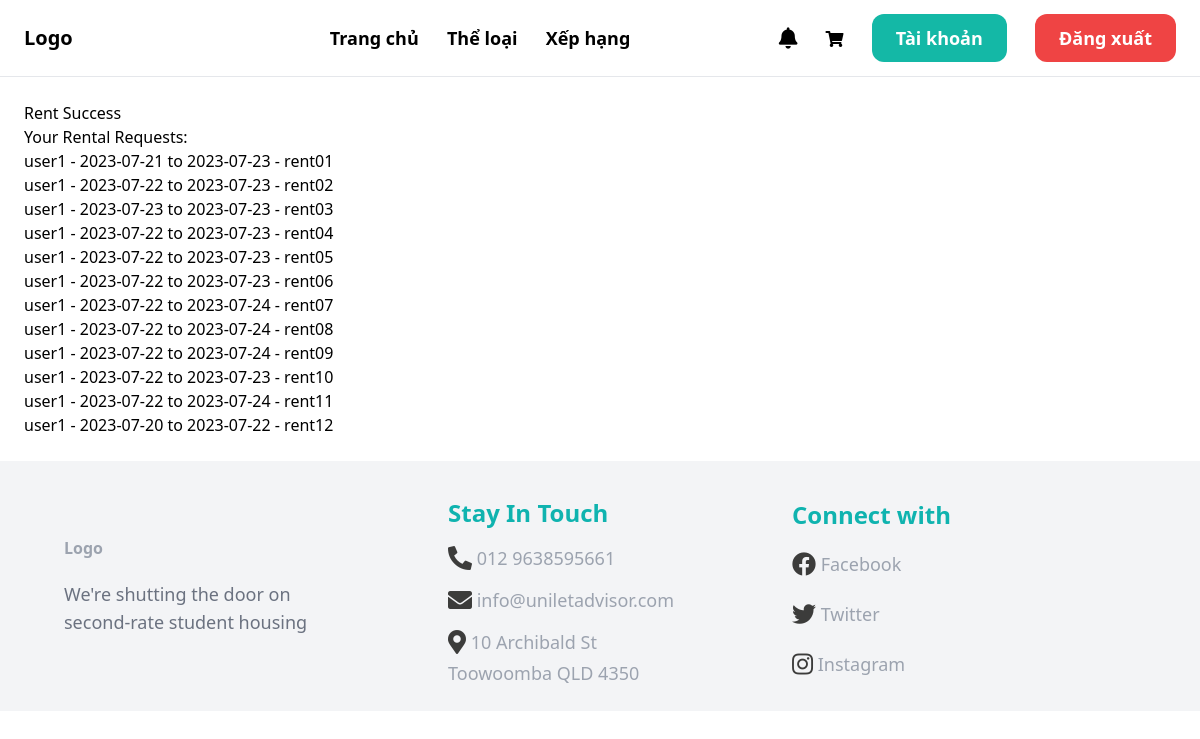
Screenshot of /rent/rent_success/ (signed in) with the database file from the repository.
### rent/models.py (models this page shows, shortened)
class RentBoardgame(models.Model):
    ORDER_STATUS_CHOICES = [
    ('pending', 'Pending'),
    ('accepted', 'Accepted'),
    ('canceled', 'Canceled'),
]
    RENTAL_STATUS_CHOICES = [
        ('active', 'Active'),
        ('replied', 'Replied'),
        ('expired', 'Expired'),
    ]
    rid = models.CharField(primary_key=True, max_length=20, unique=True)
    renter = models.ForeignKey(User, on_delete=models.SET_NULL, null=True)
    start_date = models.DateField()
    end_date = models.DateField()
    rental_price = models.DecimalField(max_digits=8, decimal_places=2, default=0)
    deposit_price = models.DecimalField(max_digits=8, decimal_places=2, default=0)
    total_price = models.DecimalField(max_digits=8, decimal_places=2, default=0)
    penalty_price = models.DecimalField(max_digits=8, decimal_places=2, default=0)
    created_at = models.DateTimeField(default=timezone.now)
    boardgames = models.ManyToManyField(BoardgameNumbers, through='RentBoardgameItem', related_name='rent_boardgames')
    order_status = models.CharField(max_length=20, choices=ORDER_STATUS_CHOICES, default='pending')
    rental_status = models.CharField(max_length=20, choices=RENTAL_STATUS_CHOICES, blank=True, null=True)
    payment_status = models.CharField(
        max_length=20,
        choices=[('not_paid', 'Not Paid'), ('paid', 'Paid')],
        default='not_paid',
    )
    deposit_refund_status = models.CharField(
        max_length=20,
        choices=[('not_refunded', 'Not Refunded'), ('refunded', 'Refunded')],
        default='not_refunded',
    )
    description = models.TextField(null=True, blank=True, default="This is notes on orders")
    def __str__(self):
        return f"{self.renter.username} - {self.start_date} to {self.end_date} - {self.rid}"

### userauths/models.py (models this page shows, shortened)
class User(AbstractUser):
    email = models.EmailField(unique=True)
    username = models.CharField(max_length=100)
    user_id = ShortUUIDField(unique=True, primary_key=True, prefix="user", alphabet='1234567890', length=6, max_length=100)
    phone_number = models.CharField(max_length=20, blank=True)
    address = models.CharField(max_length=255, blank=True)
    USERNAME_FIELD = "email"
    REQUIRED_FIELDS = ['username']

### rent/views.py (the view)
# urls.py: path('rent_success/', views.rent_success, name='rent_success'),
def rent_success(request):
    rental_requests = RentBoardgame.objects.filter(renter=request.user)
    context = {
        'rental_requests': rental_requests
    }
    return render(request, "rent/rent_success.html", context)

### templates/rent/rent_success.html (shortened to what this page needs)
{% extends 'core/base.html' %}
{% block content %}
    <h1>Rent Success</h1>
    <h3>Your Rental Requests:</h3>
    {% for rental_request in rental_requests %}
        <p>{{ rental_request }}</p>
    {% endfor %}
{% endblock %}

### rows the page displays
RentBoardgame: renter+start_date+end_date "user1 - 2023-07-21 to 2023-07-23 - rent01"
RentBoardgame: renter+start_date+end_date "user1 - 2023-07-22 to 2023-07-23 - rent02"
RentBoardgame: renter+start_date+end_date "user1 - 2023-07-23 to 2023-07-23 - rent03"
RentBoardgame: renter+start_date+end_date "user1 - 2023-07-22 to 2023-07-23 - rent04"
RentBoardgame: renter+start_date+end_date "user1 - 2023-07-22 to 2023-07-23 - rent05"
RentBoardgame: renter+start_date+end_date "user1 - 2023-07-22 to 2023-07-23 - rent06"
RentBoardgame: renter+start_date+end_date "user1 - 2023-07-22 to 2023-07-24 - rent07"
RentBoardgame: renter+start_date+end_date "user1 - 2023-07-22 to 2023-07-24 - rent08"
RentBoardgame: renter+start_date+end_date "user1 - 2023-07-22 to 2023-07-24 - rent09"
RentBoardgame: renter+start_date+end_date "user1 - 2023-07-22 to 2023-07-23 - rent10"
RentBoardgame: renter+start_date+end_date "user1 - 2023-07-22 to 2023-07-24 - rent11"
RentBoardgame: renter+start_date+end_date "user1 - 2023-07-20 to 2023-07-22 - rent12"
